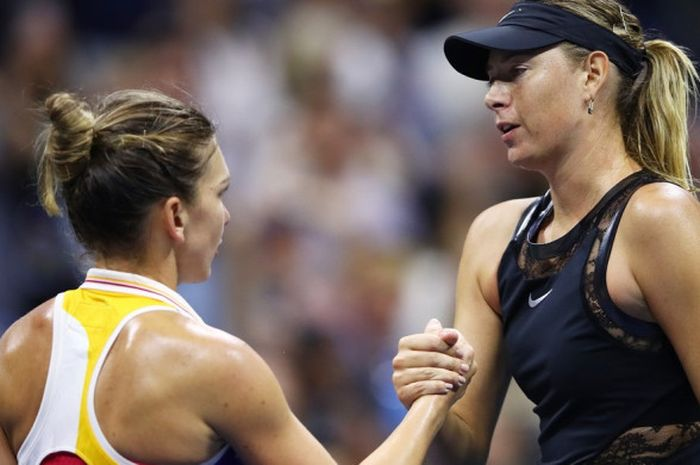
#> input picture TA_project/dataset/Koleksi/maria_sharapova/11 Pose Seksi Maria Sharapova ala Supermodel_ Awas_.com.jpg, 700 x 465 px; its folder holds only this picture in this run
$ jupyter execute --allow-errors CBIRXTree.ipynb   (shell and % lines are left out)
#> lines starting #> are read from the running program, lines starting #| are printed output that depends on the picture
[cell 1]
import numpy as np
import cv2
import matplotlib
from matplotlib import pyplot as plt

[cell 2]
face_cascade = cv2.CascadeClassifier('haarcascade_frontalface_default.xml')
eye_cascade = cv2.CascadeClassifier('haarcascade_eye.xml')

You can see in below a wavelet transformed image that gives clues on facial features such as eyes, nose, lips etc. This along with raw pixel image can be used as an input for our classifier(Proses Ekstraksi Fiture)

[cell 3]
import numpy as np
import pywt
import cv2

def w2d(img, mode='haar', level=1):
    imArray = img
    #Datatype conversions
    #convert to grayscale
    imArray = cv2.cvtColor( imArray,cv2.COLOR_RGB2GRAY )
    #convert to float
    imArray =  np.float32(imArray)
    imArray /= 255;
    # compute coefficients
    coeffs=pywt.wavedec2(imArray, mode, level=level)

    #Process Coefficients
    coeffs_H=list(coeffs)
    coeffs_H[0] *= 0;

    # reconstruction
    imArray_H=pywt.waverec2(coeffs_H, mode);
    imArray_H *= 255;
    imArray_H =  np.uint8(imArray_H)

    return imArray_H

[cell 4]
def get_cropped_image_if_2_eyes(image_path):
    img = cv2.imread(image_path)
#> img is the input picture: shape (465, 700, 3); mean B, G, R 91.6, 100.7, 115.8
    gray = cv2.cvtColor(img, cv2.COLOR_BGR2GRAY)
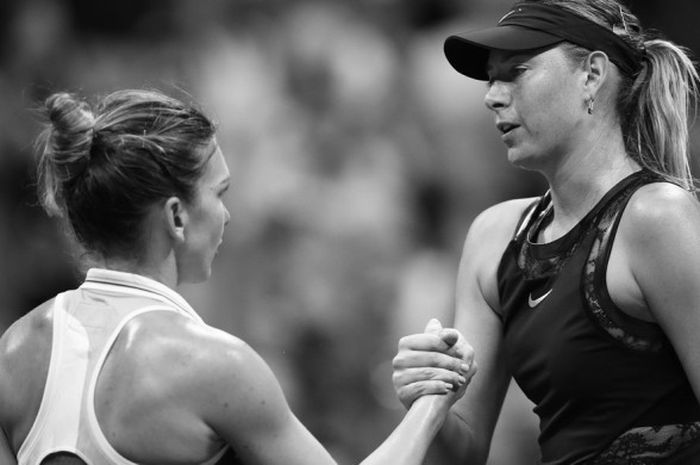
#> gray: shape (465, 700); min 0, max 255, mean 104.2
    faces = face_cascade.detectMultiScale(gray, 1.3, 5)
#> faces = ()
    for (x,y,w,h) in faces:
        roi_gray = gray[y:y+h, x:x+w]
        roi_color = img[y:y+h, x:x+w]
        eyes = eye_cascade.detectMultiScale(roi_gray)
        if len(eyes) >= 2:
            return roi_color
#> this loop made 0 passes

[cell 5]
import glob
path_to_data = glob.glob("./dataset/Koleksi/*.jpg")
path_to_cr_data = "./dataset/Koleksi/cropped/"

[cell 6]
path_to_data = "./dataset/Koleksi/"
path_to_cr_data = "./dataset/Koleksi/cropped/"

Mengambul seluruh Folder/GAmbar untuk Digunakan pada proses Cropping

[cell 7]
import os
img_dirs = []
for entry in os.scandir(path_to_data):
    if entry.is_dir():
        img_dirs.append(entry.path)

[cell 8]
img_dirs

Membuat Folder Baru Tempat Penyimpanan Hasil Cropping Wajah

[cell 9]
import shutil
if os.path.exists(path_to_cr_data):
     shutil.rmtree(path_to_cr_data)
os.mkdir(path_to_cr_data)

Melakukan Croping Pada Objek

[cell 10]
cropped_image_dirs = []
celebrity_file_names_dict = {}
#> (the rest of this cell did not finish here and is left out)

[cell 11]
class_dict = {}
count = 0
for celebrity_name in celebrity_file_names_dict.keys():
    class_dict[celebrity_name] = count
    count = count + 1
class_dict

[cell 12]
X, y = [], []
for celebrity_name, training_files in celebrity_file_names_dict.items():
    for training_image in training_files:
        img = cv2.imread(training_image)
        scalled_raw_img = cv2.resize(img, (32, 32))
        img_har = w2d(img,'db1',5)
        scalled_img_har = cv2.resize(img_har, (32, 32))
        combined_img = np.vstack((scalled_raw_img.reshape(32*32*3,1),scalled_img_har.reshape(32*32,1)))
        X.append(combined_img)
        y.append(class_dict[celebrity_name])
        #final = combined_img.reshape(1,len_image_array).astype(float)

#> (a cell that did not finish here is left out)

#> (a cell that did not finish here is left out)

[cell 15]
y

[cell 16]
X = np.array(X).reshape(len(X),4096).astype(float)
X.shape

[cell 17]
from sklearn.model_selection import train_test_split
from sklearn.tree import DecisionTreeClassifier


#> (the rest of this cell did not finish here and is left out)

#> (a cell that did not finish here is left out)

#> (a cell that did not finish here is left out)

Score Klasifikasi Menggunakan SVM

[cell 20]
from sklearn.svm import SVC
from sklearn.preprocessing import StandardScaler
from sklearn.model_selection import train_test_split
from sklearn.pipeline import Pipeline
from sklearn.metrics import classification_report

#> (a cell that did not finish here is left out)

#> (a cell that did not finish here is left out)

#> (a cell that did not finish here is left out)

===================================Testing Image=====================================

[cell 24]
img3 = cv2.imread("./static/img/maria_sharapova8.png")
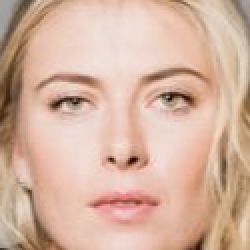
#> input picture TA_project/dataset/Koleksi/cropped/maria_sharapova/maria_sharapova8.png, 125 x 125 px, found by its file name (shown 2 times larger)
#> img3 is the input picture: shape (125, 125, 3); mean B, G, R 160.2, 179.1, 213.6
scalled_raw_img3 = cv2.resize(img3, (32, 32))
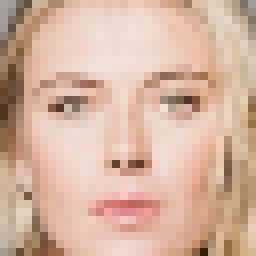
#> scalled_raw_img3: shape (32, 32, 3) (shown 8 times larger); mean B, G, R 160.1, 179.1, 213.6
img_har3 = w2d(img3,'db1',5)
#> in w2d, `imArray = cv2.cvtColor( imArray,cv2.COLOR_RGB2GRAY )`:
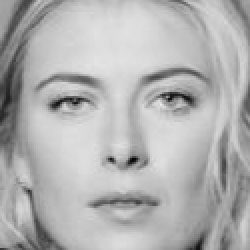
#> imArray: shape (125, 125) (shown 2 times larger); min 5, max 235, mean 177.4
#> in w2d, `coeffs=pywt.wavedec2(imArray, mode, level=level)`: coeffs = 6 items
#> in w2d, `imArray_H=pywt.waverec2(coeffs_H, mode);`:
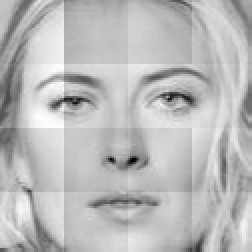
#> imArray_H: shape (126, 126) float32 (shown 2 times larger); min -0.737, max 0.272, mean 0.00213; drawn with min black and max white
#> in w2d, `imArray_H =  np.uint8(imArray_H)`:
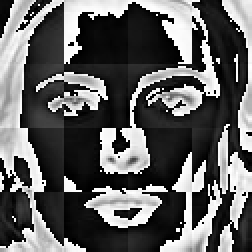
#> imArray_H: shape (126, 126) (shown 2 times larger); min 0, max 255, mean 95.5
scalled_img_har3 = cv2.resize(img_har3, (32, 32))
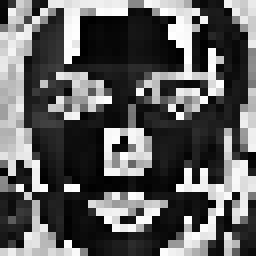
#> scalled_img_har3: shape (32, 32) (shown 8 times larger); min 0, max 255, mean 94
combined_img3 = np.vstack((scalled_raw_img3.reshape(32*32*3,1),scalled_img_har3.reshape(32*32,1)))
#> combined_img3 = 4096 values, max 255 at index 3817, min 0 at index 3147, mean 161.7


len_image_array = 32*32*3 + 32*32

final = combined_img3.reshape(1,len_image_array).astype(float)

a = img3

[cell 25]
file = 'C:/Users/roni/Desktop/TA_project/dataset/Koleksi/cropped/maria_sharapova/*.png'
glob.glob(file)
images = [cv2.imread(image) for image in glob.glob(file)]
#> images = 1 item
